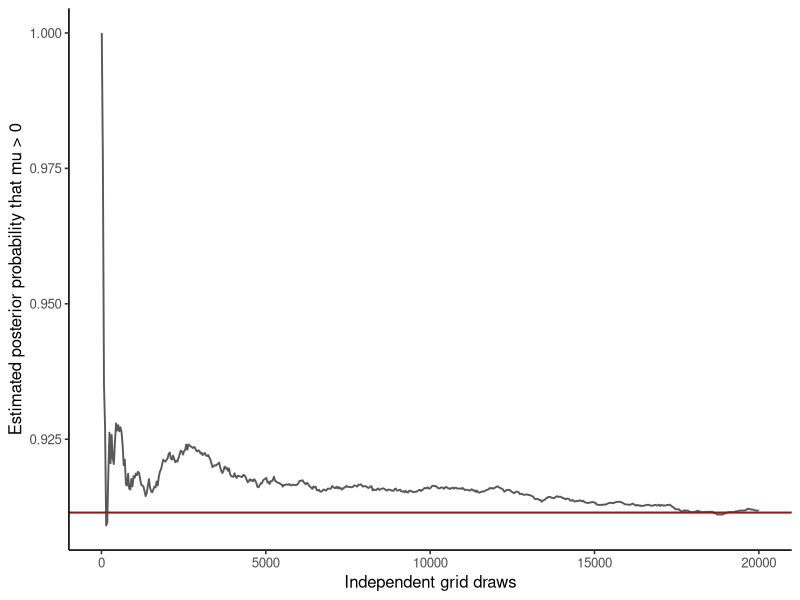

Reproduce this figure in R.
## ---- chunk 1
#| label: provo-grid-monte-carlo
provo <- read.csv("data/provo/passage-summaries.csv", stringsAsFactors = FALSE)
y <- provo$noun_minus_verb_log_ffd
N <- length(y)
nu <- 4
prior_scale <- 2 * sd(y)

log_sum_exp <- function(x) {
  maximum <- max(x)
  maximum + log(sum(exp(x - maximum)))
}

log_posterior_eta <- function(eta) {
  mu <- eta[1]
  sigma <- exp(eta[2])
  sum(dt((y - mu) / sigma, df = nu, log = TRUE) - log(sigma)) +
    dnorm(mu, 0, prior_scale, log = TRUE) +
    log(2) + dnorm(sigma, 0, prior_scale, log = TRUE) + eta[2]
}

mode_fit <- optim(
  c(median(y), log(mad(y))),
  function(eta) -log_posterior_eta(eta),
  method = "BFGS", hessian = TRUE,
  control = list(reltol = 1e-12, maxit = 1000L)
)
local_sd <- sqrt(diag(solve(mode_fit$hessian)))
mu_grid <- seq(mode_fit$par[1] - 7 * local_sd[1],
               mode_fit$par[1] + 7 * local_sd[1], length.out = 321L)
log_sigma_grid <- seq(mode_fit$par[2] - 7 * local_sd[2],
                      mode_fit$par[2] + 7 * local_sd[2], length.out = 321L)
grid <- expand.grid(mu = mu_grid, log_sigma = log_sigma_grid)
grid$log_kernel <- apply(grid, 1, log_posterior_eta)
grid$weight <- exp(grid$log_kernel - log_sum_exp(grid$log_kernel))

set.seed(2026101802)
S <- 20000L
draw_indices <- sample(seq_len(nrow(grid)), S, replace = TRUE,
                       prob = grid$weight)
draws <- grid[draw_indices, ]

quadrature <- c(
  mean_mu = sum(grid$mu * grid$weight),
  probability_mu_positive = sum(grid$weight[grid$mu > 0]),
  mean_exp_mu = sum(exp(grid$mu) * grid$weight)
)
estimate <- c(
  mean(draws$mu), mean(draws$mu > 0), mean(exp(draws$mu))
)
mcse <- c(
  sd(draws$mu) / sqrt(S),
  sqrt(estimate[2] * (1 - estimate[2]) / S),
  sd(exp(draws$mu)) / sqrt(S)
)

stopifnot(N == 55L, abs(sum(grid$weight) - 1) < 1e-12)
data.frame(functional = names(quadrature), quadrature, estimate, mcse)
## ---- chunk 2
#| label: plot-provo-monte-carlo-running
#| fig-cap: "Running Monte Carlo estimate of the PCT directional probability. The horizontal line is the quadrature reference."
library(ggplot2)
running <- cumsum(draws$mu > 0) / seq_len(S)
display_index <- unique(round(seq(10, S, length.out = 600L)))
running_display <- data.frame(
  draws = display_index,
  estimate = running[display_index]
)

ggplot(running_display, aes(draws, estimate)) +
  geom_line(color = "grey35", linewidth = 0.65) +
  geom_hline(yintercept = quadrature[2], color = "#8B1A1A", linewidth = 0.7) +
  labs(x = "Independent grid draws",
       y = "Estimated posterior probability that mu > 0") +
  theme_classic(base_size = 12)
